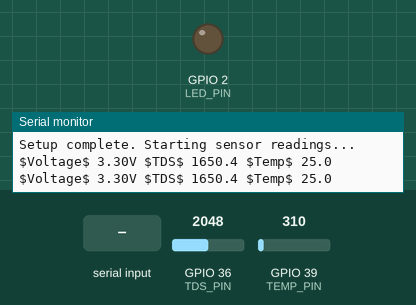
The sketch below on a simulated ESP32. Shown: output pins drawn as LEDs (lit = HIGH), the last lines printed to the serial monitor. Dashed ring = blinking. The test bench sets the inputs (shaded band); at power-on: GPIO 36 (TDS_PIN) = 2048, GPIO 39 (TEMP_PIN) = 310 (analog values on the 0–4095 scale).

Above: at 2.7 s.
2.8 s: "led on\n" received over Serial
At 3.4 s:
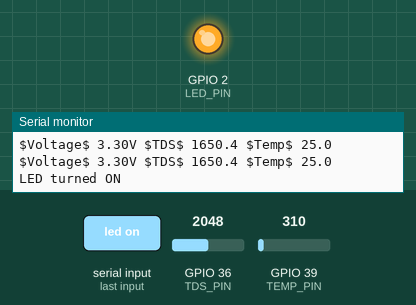
6.3 s: "led off\n" received over Serial
At 6.9 s:
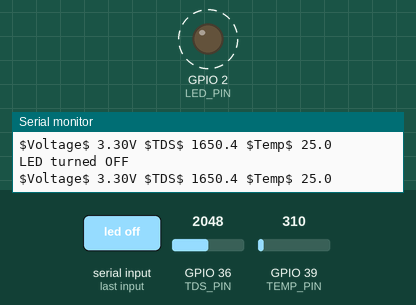
9.8 s: "calibrate\n" received over Serial
Timing chart, 0 to 19.3 s (numbered marks = the images above; inputs shaded):
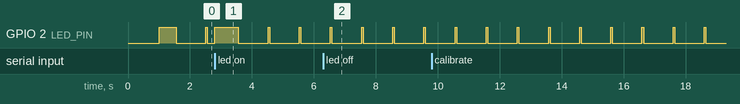

Measured:
- by itself, GPIO 2 (LED_PIN): alternates HIGH for 0.05 s and LOW for 0.96 s

The sketch:

esp32_sensor_data.ino
```cpp
/*
 * ESP32 Sensor Data Sketch for UniFlash IDE
 * This sketch sends sensor data in the format expected by UniFlash graphs and Excel
 *
 * Data Format: $Voltage$ 3.3V $TDS$ 500 $Temp$ 25.5
 *
 * Pin Connections:
 * - TDS Sensor: GPIO 36 (ADC1_CH0)
 * - Temperature Sensor: GPIO 39 (ADC1_CH3)
 * - Built-in LED: GPIO 2 (for status indication)
 */

// Pin definitions
const int TDS_PIN = 36;        // TDS sensor analog input
const int TEMP_PIN = 39;       // Temperature sensor analog input
const int LED_PIN = 2;         // Built-in LED for status

// Calibration values (adjust these based on your sensors)
const float VREF = 3.3;        // ESP32 reference voltage
const float TEMP_OFFSET = 0.0; // Temperature sensor offset
const float TDS_OFFSET = 0.0;  // TDS sensor offset

// Timing
const unsigned long SEND_INTERVAL = 1000; // Send data every 1 second
unsigned long lastSendTime = 0;

void setup() {
  // Initialize serial communication
  Serial.begin(115200);
  delay(1000);

  Serial.println("ESP32 Sensor Data Sketch Starting...");
  Serial.println("Data format: $Voltage$ X.XV $TDS$ XXX $Temp$ XX.X");

  // Initialize pins
  pinMode(LED_PIN, OUTPUT);
  pinMode(TDS_PIN, INPUT);
  pinMode(TEMP_PIN, INPUT);

  // Set ADC resolution for ESP32
  analogReadResolution(12); // 12-bit resolution (0-4095)

  // Initial LED state
  digitalWrite(LED_PIN, HIGH);
  delay(500);
  digitalWrite(LED_PIN, LOW);

  Serial.println("Setup complete. Starting sensor readings...");
}

void loop() {
  unsigned long currentTime = millis();

  // Send data at regular intervals
  if (currentTime - lastSendTime >= SEND_INTERVAL) {
    // Read sensor values
    float voltage = readVoltage();
    float tdsValue = readTDS();
    float temperature = readTemperature();

    // Send data in UniFlash-compatible format
    Serial.printf("$Voltage$ %.2fV $TDS$ %.1f $Temp$ %.1f\n",
                  voltage, tdsValue, temperature);

    // Blink LED to indicate data transmission
    digitalWrite(LED_PIN, HIGH);
    delay(50);
    digitalWrite(LED_PIN, LOW);

    lastSendTime = currentTime;
  }

  // Handle serial commands
  if (Serial.available()) {
    String command = Serial.readStringUntil('\n');
    command.trim();
    command.toLowerCase();

    if (command == "led on") {
      digitalWrite(LED_PIN, HIGH);
      Serial.println("LED turned ON");
    }
    else if (command == "led off") {
      digitalWrite(LED_PIN, LOW);
      Serial.println("LED turned OFF");
    }
    else if (command == "read") {
      // Send immediate reading
      float voltage = readVoltage();
      float tdsValue = readTDS();
      float temperature = readTemperature();

      Serial.printf("$Voltage$ %.2fV $TDS$ %.1f $Temp$ %.1f\n",
                    voltage, tdsValue, temperature);
    }
    else if (command == "calibrate") {
      Serial.println("Calibration mode - sending raw values:");
      Serial.printf("Raw TDS: %d\n", analogRead(TDS_PIN));
      Serial.printf("Raw Temp: %d\n", analogRead(TEMP_PIN));
      Serial.printf("Voltage: %.2fV\n", readVoltage());
    }
    else if (command == "help") {
      Serial.println("Available commands:");
      Serial.println("  'led on' - Turn LED on");
      Serial.println("  'led off' - Turn LED off");
      Serial.println("  'read' - Send immediate sensor reading");
      Serial.println("  'calibrate' - Show raw sensor values");
      Serial.println("  'help' - Show this help");
    }
    else if (command.length() > 0) {
      Serial.printf("Unknown command: '%s'\n", command.c_str());
      Serial.println("Type 'help' for available commands");
    }
  }

  delay(10); // Small delay to prevent watchdog issues
}

float readVoltage() {
  // Read the ESP32 supply voltage (approximate)
  // This is a simplified reading - for more accurate voltage measurement
  // you would need a voltage divider circuit
  return VREF;
}

float readTDS() {
  // Read TDS sensor value
  int rawValue = analogRead(TDS_PIN);

  // Convert to voltage (0-3.3V range)
  float voltage = (rawValue / 4095.0) * VREF;

  // Convert to TDS value (ppm) - this is a simplified conversion
  // You may need to calibrate this based on your specific sensor
  float tdsValue = (voltage * 1000) + TDS_OFFSET;

  // Ensure reasonable range
  if (tdsValue < 0) tdsValue = 0;
  if (tdsValue > 2000) tdsValue = 2000;

  return tdsValue;
}

float readTemperature() {
  // Read temperature sensor value
  int rawValue = analogRead(TEMP_PIN);

  // Convert to voltage (0-3.3V range)
  float voltage = (rawValue / 4095.0) * VREF;

  // Convert to temperature (Celsius) - this is a simplified conversion
  // You may need to calibrate this based on your specific sensor
  // Assuming LM35 or similar sensor (10mV/°C)
  float temperature = (voltage * 100) + TEMP_OFFSET;

  // Ensure reasonable range
  if (temperature < -40) temperature = -40;
  if (temperature > 125) temperature = 125;

  return temperature;
}

/*
 * Alternative data format for CSV compatibility:
 * Uncomment the line below and comment out the Serial.printf line in loop()
 * to send data in CSV format instead
 */
// Serial.printf("%.2f,%.1f,%.1f\n", voltage, tdsValue, temperature); 
```
